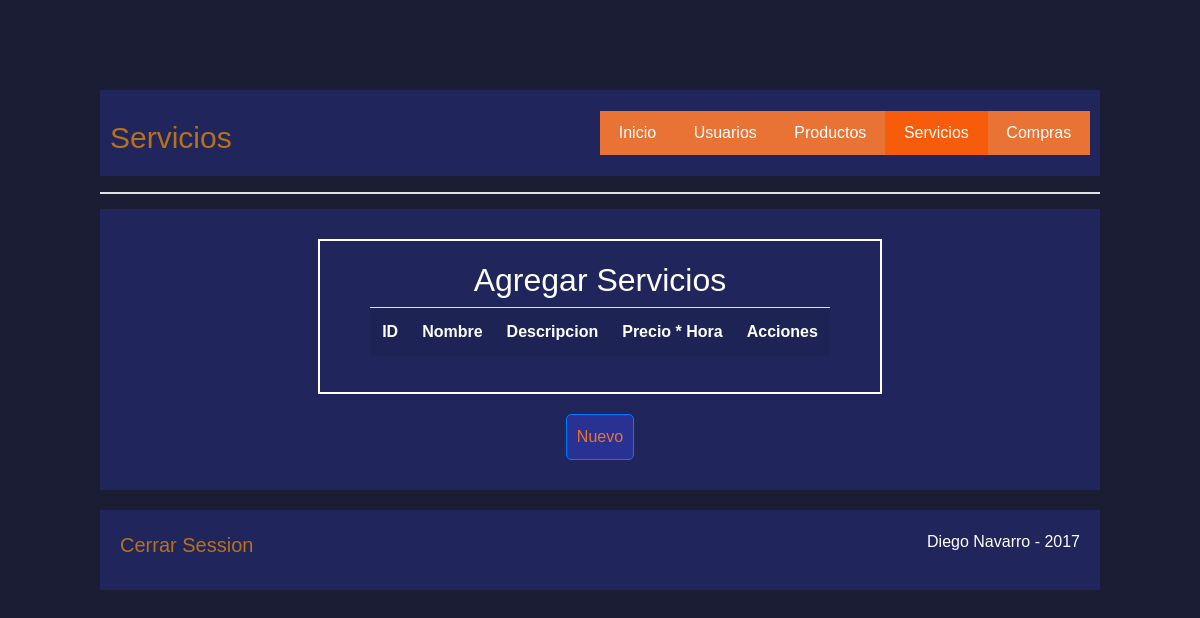
The page /servicios.php on the database as committed earlier.
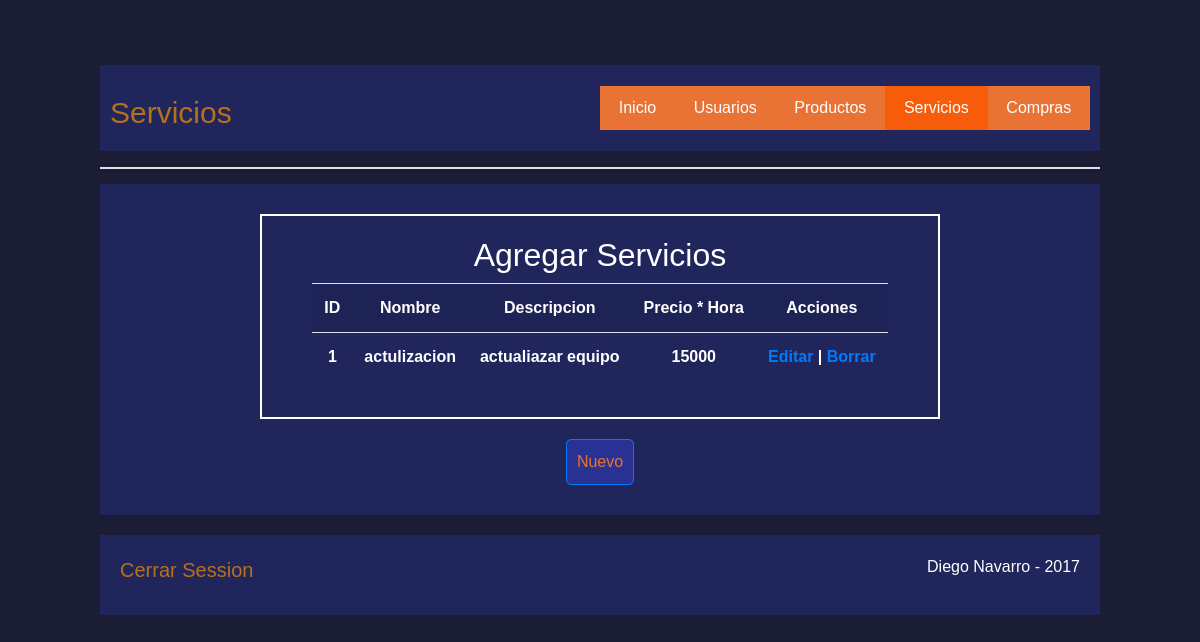
The same page on the database as committed later.
### tables this page shows
CREATE TABLE `servicios` (
  `idServicio` int(11) NOT NULL,
  `nombre` varchar(20) NOT NULL,
  `descripcion` varchar(50) NOT NULL,
  `precioHora` int(11) NOT NULL
);

### servicios.php (called while the page is built, shortened)
<?php session_start();
	require 'vistas/servicios/servicios.view.php';
?>

### PHP/servicios/mostrar.servicios.php (called while the page is built, shortened)
<?php
	$host = "localhost";
	$user = "root";
	$pass = "";
	$db = "computodo";
		$conn = mysqli_connect($host,$user,$pass,$db);
$resultado = mysqli_query($conn, "SELECT * FROM servicios ORDER BY idServicio ASC");
?>

### vistas/servicios/servicios.view.php (the view, shortened to what this page needs)
<!DOCTYPE html>
<html lang="en">
<head>
	<link rel="stylesheet" href="path/to/font-awesome/css/font-awesome.min.css">
	<link rel="stylesheet" href="https://maxcdn.bootstrapcdn.com/bootstrap/4.0.0-alpha.6/css/bootstrap.min.css">
	<link rel="stylesheet" href="./CSS/style.css">
</head>
<body>
	<div class="contenedor contenedor2">
		<header>
			<h3 class="titulo">Servicios</h3>
			<nav>
				<a href="login.php">Inicio</a>
				<a href="registrate.php">Usuarios</a>
				<a href="productos.php" >Productos</a>
				<a href="#" style="background:#f75c0a;">Servicios</a>
				<a href="#">Compras</a>
			</nav>
		</header>
		<hr class="border">
				<div class="contenido contenido2">
					 <div class="main">
						<div class="formulario">
							<div class="warp">
							 <h2>Agregar Servicios</h2>
								<table class="table table-responsive table-hover table-striped">
									<tr>
										<td>ID</td>
										<td>Nombre</td>
										<td>Descripcion</td>
										<td>Precio * Hora</td>
										<td>Acciones</td>
									</tr>
									<?php include_once("PHP/servicios/mostrar.servicios.php")?>
									<?php
									while($mostrar = mysqli_fetch_array($resultado)) {
										echo "<tr>";
										echo "<td>".$mostrar['idServicio']."</td>";
										echo "<td>".$mostrar['nombre']."</td>";
										echo "<td>".$mostrar['descripcion']."</td>";
										echo "<td>".$mostrar['precioHora']."</td>";
										echo "<td><a href=\"vistas/servicios/servicios.editar.view.php?idServicios=$mostrar[idServicio]\">Editar</a> | <a href=\"PHP/servicios/delete.servicios.php?idServicios=$mostrar[idServicio]\" onClick=\"return confirm('Desea eliminar?')\">Borrar</a></td>";
									}
									?>
								</table>
							</div>
							<a href='vistas/servicios/servicios.insert.view.php'><button class="btn btn-primary">Nuevo</button></a>
						</div>
					</div>
			</div>
		<footer>
			<div class="foot">
			<a href="cerrar.php" id="cerrar">Cerrar Session</a>
			</div>
			<div>
				<p>Diego Navarro - 2017</p>
			</div>
		</footer>
	</div>
</body>
</html>

Rows that differ between the two databases and show on the page:
added servicios: idServicio "1", nombre "actulizacion", descripcion "actualiazar equipo", precioHora "15000"
